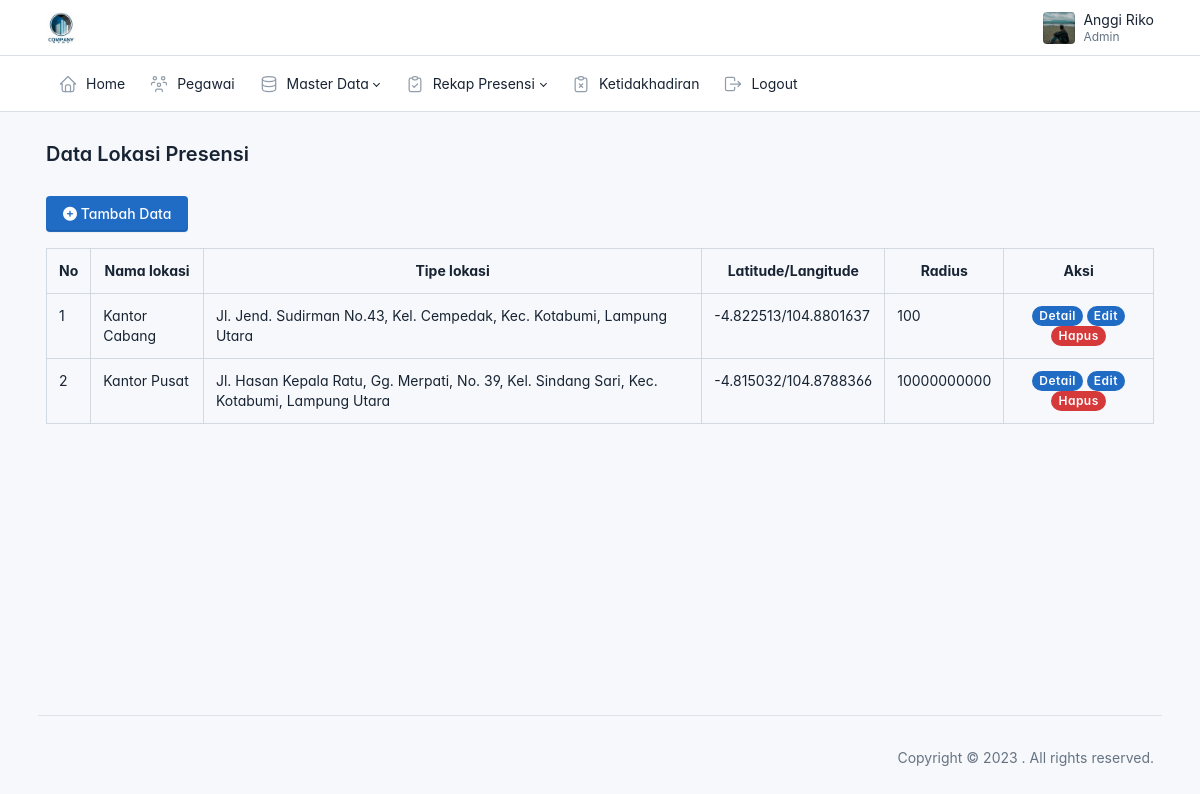
/admin/data_lokasi_presensi/lokasi_presensi.php (signed in), run on the app's committed database.
### tables this page shows
CREATE TABLE `users` (
  `id` int(11) NOT NULL,
  `id_pegawai` int(11) NOT NULL,
  `username` varchar(25) NOT NULL,
  `password` varchar(225) NOT NULL,
  `status` varchar(20) NOT NULL,
  `role` varchar(20) NOT NULL
);

CREATE TABLE `pegawai` (
  `id` int(11) NOT NULL,
  `nip` varchar(50) NOT NULL,
  `nama` varchar(25) NOT NULL,
  `jenis_kelamin` varchar(10) NOT NULL,
  `alamat` varchar(225) NOT NULL,
  `no_handphone` varchar(20) NOT NULL,
  `jabatan` varchar(50) NOT NULL,
  `lokasi_presensi` varchar(50) NOT NULL,
  `foto` varchar(25) NOT NULL
);

CREATE TABLE `lokasi_presensi` (
  `id` int(11) NOT NULL,
  `nama_lokasi` varchar(225) NOT NULL,
  `alamat_lokasi` varchar(225) NOT NULL,
  `tipe_lokasi` varchar(225) NOT NULL,
  `latitude` varchar(50) NOT NULL,
  `longitude` varchar(50) NOT NULL,
  `radius` varchar(11) NOT NULL,
  `zona_waktu` varchar(4) NOT NULL,
  `jam_masuk` time NOT NULL,
  `jam_pulang` time NOT NULL
);

### config.php (called while the page is built, shortened)
<?php
    function base_url($url = null)
    {
        $base_url = 'http://localhost/presensi';
        if ($url != null) {
            return $base_url . '/'.$url;
        }else {
            return $base_url;
        }
    }
?>

### admin/data_lokasi_presensi/lokasi_presensi.php (the view, shortened to what this page needs)
<?php
$judul = "Data Lokasi Presensi";
include('../layout/header.php');
require_once('../../config.php');
$result = mysqli_query($connection, "SELECT * FROM lokasi_presensi ORDER BY id DESC");
?>
<div class="page-body">
    <div class="container-xl">
        <a href="<?= base_url('admin/data_lokasi_presensi/tambah.php') ?>" class="btn btn-primary"><span class="text"><i class="fa-solid fa-circle-plus"></i> Tambah Data</span></a>
        <table class="table table-bordered mt-3">
            <tr class="text-center">
                <th>No</th>
                <th>Nama lokasi</th>
                <th>Tipe lokasi</th>
                <th>Latitude/Langitude</th>
                <th>Radius</th>
                <th>Aksi</th>
            </tr>
            <?php if (mysqli_num_rows($result) === 0) { ?>
                <tr>
                    <td colspan="6">Data kosong, silahkan tambahkan data baru</td>
                </tr>
            <?php } else { ?>
                <?php $no = 1;
                while ($lokasi = mysqli_fetch_array($result)) : ?>
                    <tr>
                        <td><?= $no++ ?></td>
                        <td><?= $lokasi['nama_lokasi'] ?></td>
                        <td><?= $lokasi['alamat_lokasi'] ?></td>
                        <td><?= $lokasi['latitude'] . '/' . $lokasi['longitude'] ?></td>
                        <td><?= $lokasi['radius'] ?></td>
                        <td class="text-center">
                            <a href="<?= base_url('admin/data_lokasi_presensi/detail.php?id=' . $lokasi['id']) ?>" class="badge badge-pill bg-primary">Detail</a>
                            <a href="<?= base_url('admin/data_lokasi_presensi/edit.php?id=' . $lokasi['id']) ?>" class="badge badge-pill bg-primary">Edit</a>
                            <a href="<?= base_url('admin/data_lokasi_presensi/hapus.php?id=' . $lokasi['id']) ?>" class="badge badge-pill bg-danger tombol-hapus">Hapus</a>
                        </td>
                    </tr>
                <?php endwhile; ?>
            <?php } ?>
        </table>
    </div>
</div>
<?php include('../layout/footer.php'); ?>

### admin/layout/header.php (shortened to what this page needs)
<?php
global $judul;
require_once('../../config.php') ?>
<!doctype html>
<html lang="en">
<head>
    <link href="<?= base_url('assets/css/tabler.min.css?1684106062') ?>" rel="stylesheet" />
    <link href="<?= base_url('assets/css/tabler-vendors.min.css?1684106062') ?>" rel="stylesheet" />
    <link href="<?= base_url('assets/css/demo.min.css?1684106062') ?>" rel="stylesheet" />
    <link rel="stylesheet" href="https://cdnjs.cloudflare.com/ajax/libs/font-awesome/6.4.2/css/all.min.css" />
</head>
<body>
    <div class="page">
        <header class="navbar navbar-expand-md d-print-none">
            <div class="container-xl">
                <h1 class="navbar-brand navbar-brand-autodark d-none-navbar-horizontal pe-0 pe-md-3">
                    <a href=".">
                        <img src="<?= base_url('assets/img/logo_perusahaan.jpg') ?>" width="110" height="32" alt="Tabler" class="navbar-brand-image">
                    </a>
                </h1>
                <div class="navbar-nav flex-row order-md-last">
                    <div class="nav-item dropdown">
                        <a href="#" class="nav-link d-flex lh-1 text-reset p-0" data-bs-toggle="dropdown" aria-label="Open user menu">
                            <?php
                            $id = $_SESSION['id'];
                            $result = mysqli_query($connection, "SELECT users.id_pegawai, users.username, users.status, users.role, pegawai.* FROM users JOIN pegawai ON users.id_pegawai = pegawai.id WHERE pegawai.id=$id");
                            while ($pegawai = mysqli_fetch_array($result)) :
                            ?>
                                <span class="avatar avatar-sm" style="background-image: url('<?= base_url('assets/img/foto_pegawai/' . $pegawai['foto']) ?>');"></span>
                            <?php endwhile; ?>
                            <div class="d-none d-xl-block ps-2">
                                <div><?= $_SESSION['nama'] ?></div>
                                <div class="mt-1 small text-muted"><?= $_SESSION['jabatan'] ?></div>
                            </div>
                        </a>
                    </div>
                </div>
            </div>
        </header>
        <header class="navbar-expand-md">
            <div class="collapse navbar-collapse" id="navbar-menu">
                <div class="navbar">
                    <div class="container-xl">
                        <ul class="navbar-nav">
                            <li class="nav-item">
                                <a class="nav-link" href="<?= base_url('admin/home/home.php') ?>">
                                    <span class="nav-link-icon d-md-none d-lg-inline-block">
                                    </span>
                                    <span class="nav-link-title">
                                        Home
                                    </span>
                                </a>
                            </li>
                            <li class="nav-item">
                                <a class="nav-link" href="<?= base_url('admin/data_pegawai/pegawai.php') ?>">
                                    <span class="nav-link-icon d-md-none d-lg-inline-block">
                                    </span>
                                    <span class="nav-link-title">
                                        Pegawai
                                    </span>
                                </a>
                            </li>
                            <li class="nav-item dropdown">
                                <a class="nav-link dropdown-toggle" href="#navbar-base" data-bs-toggle="dropdown" data-bs-auto-close="outside" role="button" aria-expanded="false">
                                    <span class="nav-link-icon d-md-none d-lg-inline-block">
                                    </span>
                                    <span class="nav-link-title">
                                        Master Data
                                    </span>
                                </a>
                            </li>
                            <li class="nav-item dropdown">
                                <a class="nav-link dropdown-toggle" href="#navbar-base" data-bs-toggle="dropdown" data-bs-auto-close="outside" role="button" aria-expanded="false">
                                    <span class="nav-link-icon d-md-none d-lg-inline-block">
                                    </span>
                                    <span class="nav-link-title">
                                        Rekap Presensi
                                    </span>
                                </a>
                            </li>
                            <li class="nav-item">
                                <a class="nav-link" href="<?= base_url('admin/data_ketidakhadiran/ketidakhadiran.php') ?>">
                                    <span class="nav-link-icon d-md-none d-lg-inline-block">
                                    </span>
                                    <span class="nav-link-title">
                                        Ketidakhadiran
                                    </span>
                                </a>
                            </li>
                            <li class="nav-item">
                                <a class="nav-link" href="<?= base_url('auth/logout.php') ?>">
                                    <span class="nav-link-icon d-md-none d-lg-inline-block">
                                    </span>
                                    <span class="nav-link-title">
                                        Logout
                                    </span>
                                </a>
                            </li>
                        </ul>
                    </div>
                </div>
            </div>
        </header>
        <div class="page-wrapper">
            <div class="page-header d-print-none">
                <div class="container-xl">
                    <div class="row g-2 align-items-center">
                        <div class="col">
                            <h2 class="page-title">
                                <?= $judul ?>
                            </h2>
                        </div>
                    </div>
                </div>
            </div>

### admin/layout/header.php (style rules this page uses)
:root { --tblr-font-sans-serif: 'Inter Var', -apple-system, BlinkMacSystemFont, San Francisco, Segoe UI, Roboto, Helvetica Neue, sans-serif; }
body { font-feature-settings: "cv03", "cv04", "cv11"; }

### data on the page
users: id_pegawai.foto (placeholder picture)
lokasi_presensi: nama_lokasi "Kantor Cabang", alamat_lokasi "Jl. Jend. Sudirman No.43, Kel. Cempedak, Kec. Kotabumi, Lampung Utara", latitude "-4.822513", longitude "104.8801637", radius "100"
lokasi_presensi: nama_lokasi "Kantor Pusat", alamat_lokasi "Jl. Hasan Kepala Ratu, Gg. Merpati, No. 39, Kel. Sindang Sari, Kec. Kotabumi, Lampung Utara", latitude "-4.815032", longitude "104.8788366", radius "10000000000"

### other printed values
$_SESSION['nama'] "Anggi Riko"
$_SESSION['jabatan'] "Admin"
$judul "Data Lokasi Presensi"
